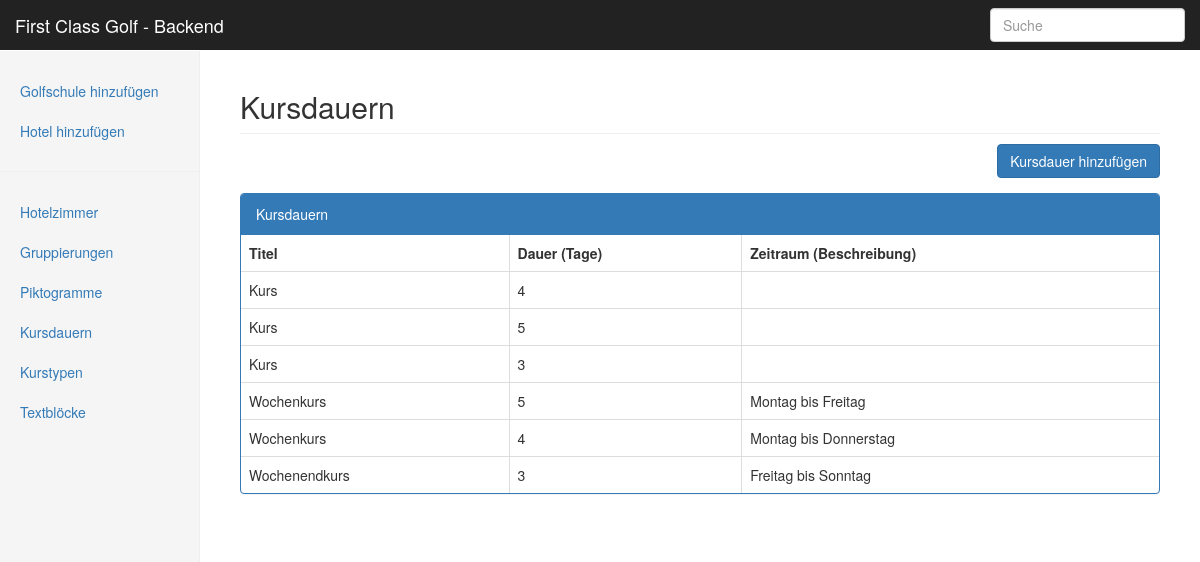
The app's page /course-durations-list.php with its own data.
### tables this page shows
CREATE TABLE IF NOT EXISTS `course_durations` (
  `id` int(8) NOT NULL,
  `title` varchar(255) NOT NULL,
  `duration` int(2) NOT NULL,
  `period` varchar(255) DEFAULT NULL
);

### classes/course-durations-list-class.php (called while the page is built, shortened)
<?php
require_once "dbconnection-class.php";
class courseDurationsService{
    public function listCourseDuration($start, $limit){
        global $mysqli;
        if (!$sql           = $mysqli->real_query("SELECT id, title, period, duration FROM course_durations ORDER BY id DESC LIMIT $start, $limit"))
        {
            echo "CALL failed: (" . $mysqli->errno . ") " . $mysqli->error;
        }
        return $sql;
    }
}
?>

### course-durations-list.php (the view, shortened to what this page needs)
<?php
include "includes/header.php";
require_once "classes/course-durations-list-class.php";
$service                              = new courseDurationsService();
?>
    <div class="container-fluid">
        <div class="row">
            <?php require_once 'includes/sidebar.php';
            ?>
            <div class="col-sm-9 col-sm-offset-3 col-md-10 col-md-offset-2 main">
                <h2 class="sub-header">Kursdauern</h2>
                <div class="form-group text-right">
                    <button type="button" class="btn btn-primary" data-toggle="modal" data-target="#myModal">Kursdauer hinzufügen</button>
                </div>
                <div class="panel panel-primary">
                    <div class="panel-heading">Kursdauern</div>
                    <div class="table-responsive">
                        <table class="table table-hover table-bordered">
                            <thead>
                            <tr>
                                <th>Titel</th>
                                <th>Dauer (Tage)</th>
                                <th>Zeitraum (Beschreibung)</th>
                            </tr>
                            </thead>
                            <tbody>
                            <?php
                            $limit                             = 15;
                            if(isset($_GET['page'])) {
                                $page   = $_GET['page'];
                                $start  = ($page - 1) * $limit;
                            } else {
                                $start = 0;
                            }
                            $courseDurationsDetails     = $service->listCourseDuration($start, $limit);
                            if($courseDurationsDetails)
                            {
                                $courseDurations_result  = $mysqli->use_result();
                                while($courseDurations_array = $courseDurations_result->fetch_array())
                                {
                                    ?>
                                    <tr>
                                        <td class="edit_td" id="<?php echo $courseDurations_array['id']; ?>">
                                            <span data-toggle="tooltip" data-placement="top" title="Click here for edit <?php echo $courseDurations_array['title']; ?>" id="first_<?php echo $courseDurations_array['id']; ?>" class="text" ><?php echo $courseDurations_array['title']; ?></span>
                                        </td>
                                        <td class="edit_td" id="<?php echo $courseDurations_array['id']; ?>">
                                            <span data-toggle="tooltip" data-placement="top" title="Click here for edit <?php echo $courseDurations_array['duration']; ?>" id="third_<?php echo $courseDurations_array['id']; ?>" class="text" ><?php echo $courseDurations_array['duration']; ?></span>
                                        </td>
                                        <td class="edit_td" id="<?php echo $courseDurations_array['id']; ?>">
                                            <span data-toggle="tooltip" data-placement="top" title="Click here for edit <?php echo $courseDurations_array['period']; ?>" id="second_<?php echo $courseDurations_array['id']; ?>" class="text" ><?php echo $courseDurations_array['period']; ?></span>
                                        </td>
                                    </tr>
                                    <?php
                                }
                            }
                            ?>
                            </tbody>
                        </table>
                    </div>
                </div>
            </div>
        </div>
    </div>
<?php include "includes/footer.php"; ?>

### includes/header.php (shortened to what this page needs)
<!DOCTYPE html>
<html lang="en">
<head>
    <link rel="stylesheet" href="https://maxcdn.bootstrapcdn.com/bootstrap/3.3.6/css/bootstrap.min.css">
    <link href="css/dashboard.css" rel="stylesheet">
    <link rel="stylesheet" href="css/bootstrap-wysihtml5.css">
</head>
<body>
<nav class="navbar navbar-inverse navbar-fixed-top">
    <div class="container-fluid">
        <div class="navbar-header">
            <a class="navbar-brand" href="index.php">First Class Golf - Backend</a>
        </div>
        <div id="navbar" class="navbar-collapse collapse">
            <form class="navbar-form navbar-right" method="get" action="index.php">
                <input type="text" name="key" class="form-control" placeholder="Suche" required id="filter">
            </form>
        </div>
    </div>
</nav>

### includes/sidebar.php
<div class="col-sm-3 col-md-2 sidebar">
    <ul class="nav nav-sidebar">
        <li id="navAddShl"><a href="create_school.php">Golfschule hinzufügen</a></li>
        <li id="navAddHtl"><a href="create_hotel.php">Hotel hinzufügen</a></li>
        <hr>
        <li><a href="hotel-rooms.php">Hotelzimmer</a></li>
        <li><a href="groups-list.php">Gruppierungen</a></li>
        <li><a href="pictograms-list.php">Piktogramme</a></li>
        <li><a href="course-durations-list.php">Kursdauern</a></li>
        <li><a href="course-types-list.php">Kurstypen</a></li>
        <li><a href="text-blocks-list.php">Textblöcke</a></li>
    </ul>
</div>

### css/dashboard.css (style rules this page uses)
body { padding-top: 50px; }
.sub-header { padding-bottom: 10px; border-bottom: 1px solid #eee; }
.navbar-fixed-top { border: 0; }
.sidebar { display: none; }
@media (min-width: 768px) { .sidebar { position: fixed; top: 51px; bottom: 0; left: 0; z-index: 1000; display: block; padding: 20px; overflow-x: hidden; overflow-y: auto; background-color: #f5f5f5; border-right: 1px solid #eee; } }
.nav-sidebar { margin-right: -21px; margin-bottom: 20px; margin-left: -20px; }
.nav-sidebar > li > a { padding-right: 20px; padding-left: 20px; }
.main { padding: 20px; }
@media (min-width: 768px) { .main { padding-right: 40px; padding-left: 40px; } }

### records on screen
course_durations: title "Kurs", duration "4"
course_durations: title "Kurs", duration "5"
course_durations: title "Kurs", duration "3"
course_durations: title "Wochenkurs", duration "5", period "Montag bis Freitag"
course_durations: title "Wochenkurs", duration "4", period "Montag bis Donnerstag"
course_durations: title "Wochenendkurs", duration "3", period "Freitag bis Sonntag"
